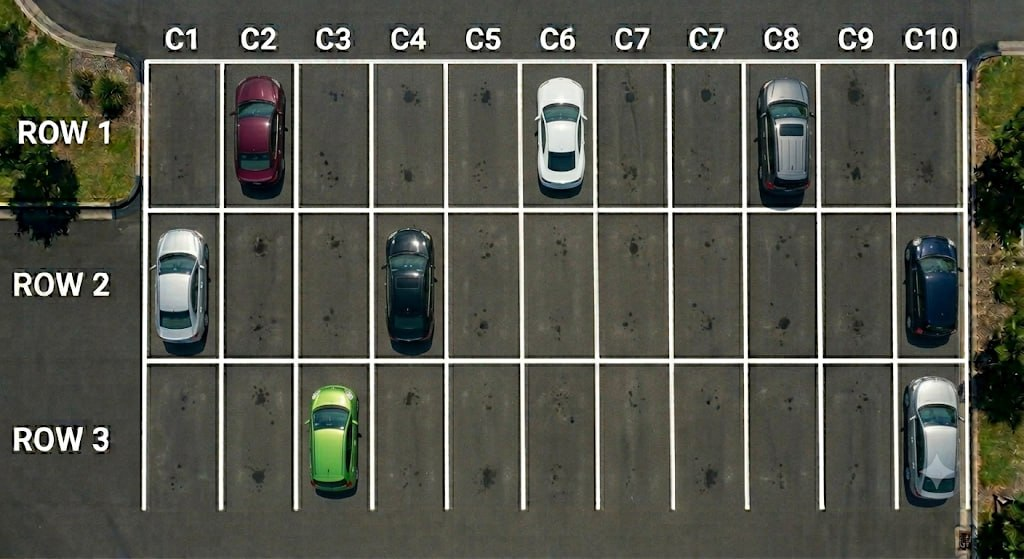
#> input picture parking-detector/images/WhatsApp_Image_2026-06-11_at_05.38.39.jpeg, 1024 x 559 px
$ python calibrate.py --image ../images/WhatsApp_Image_2026-06-11_at_05.38.39.jpeg
#> lines starting #> are read from the running program, lines starting #| are printed output that depends on the picture; after the words box and inside, x2 and y2 are one past the last pixel; in counts of white or black regions, pixels touching at a corner belong together
# -*- coding: utf-8 -*-
import sys, io
if sys.stdout.encoding and sys.stdout.encoding.lower() != 'utf-8':
    sys.stdout = io.TextIOWrapper(sys.stdout.buffer, encoding='utf-8', errors='replace')
    sys.stderr = io.TextIOWrapper(sys.stderr.buffer, encoding='utf-8', errors='replace')

"""
tools/calibrate.py
------------------
Grid Alignment Calibration Tool

Draws the slot grid ON TOP of your parking lot image using the hardcoded
X_LINES and Y_LINES coordinates in config.py so you can visually verify
that the grid cells align with the actual parking slots.

Usage:
    py tools/calibrate.py --image images/your_lot.jpg
"""

import cv2
import os
import argparse

sys.path.insert(0, os.path.join(os.path.dirname(__file__), ".."))
from core.config import (
    GRID_ROWS, GRID_COLS, ROW_LABELS, Y_LINES, X_LINES
)

COLORS = [
    (255, 80,  80),   # Row a – red-ish
    (80,  255, 80),   # Row b – green-ish
    (80,  80,  255),  # Row c – blue-ish
]

def draw_calibration(image_path: str, output_path: str = None):
    img = cv2.imread(image_path)
#> img is the input picture: shape (559, 1024, 3); mean B, G, R 76.1, 85.9, 84.6
    if img is None:
        print(f"[ERROR] Cannot open: {image_path}")
        sys.exit(1)

    vis = img.copy()

    # Draw horizontal boundary lines
    for y in Y_LINES:
        cv2.line(vis, (X_LINES[0], y), (X_LINES[-1], y), (0, 255, 255), 2)
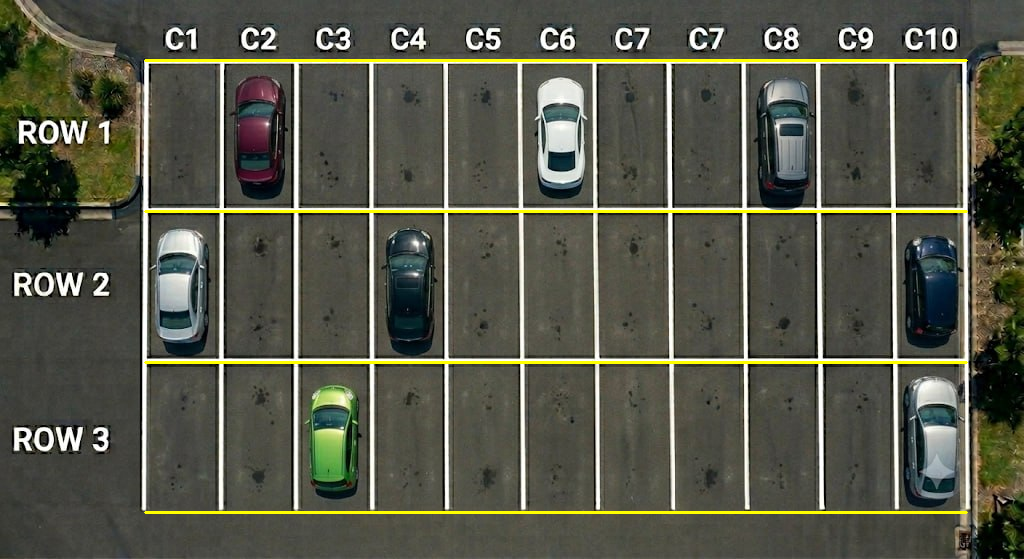
#> vis: shape (559, 1024, 3); 1.72% of pixels changed, all inside (x1, y1, x2, y2) = (144, 59, 968, 514)

    # Draw vertical boundary lines
    for x in X_LINES:
        cv2.line(vis, (x, Y_LINES[0]), (x, Y_LINES[-1]), (0, 255, 255), 2)
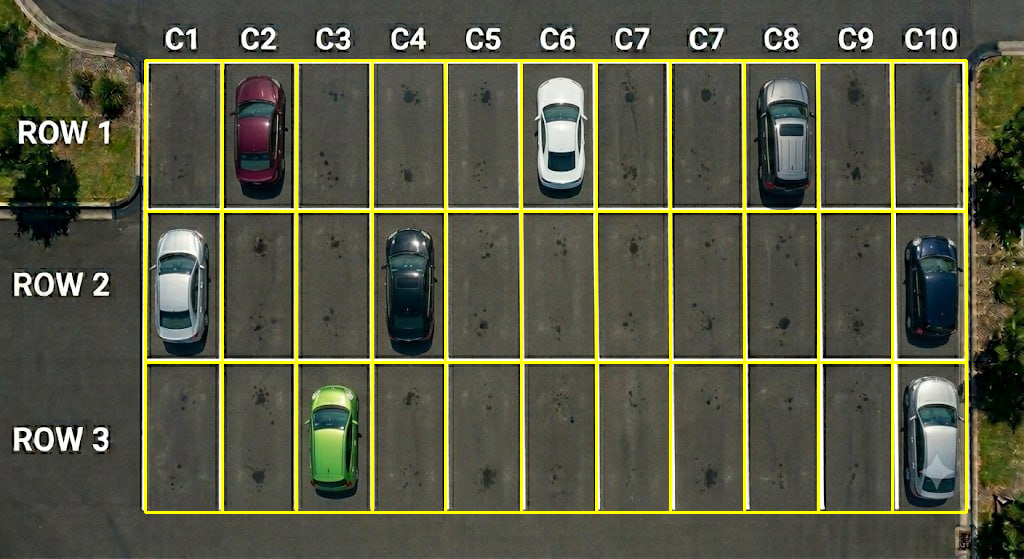
#> vis: shape (559, 1024, 3); 2.79% of pixels changed, all inside (x1, y1, x2, y2) = (144, 61, 968, 512)

    # Label each cell
    for r in range(GRID_ROWS):
        y1, y2 = Y_LINES[r], Y_LINES[r+1]
        for c in range(11):
            x1, x2 = X_LINES[c], X_LINES[c+1]

            # Map physical col to logical col ID
            if c < 6:
                lbl_c = c + 1
            elif c == 6 or c == 7:
                lbl_c = 7
            else:
                lbl_c = c

            slot_id = f"{ROW_LABELS[r]}{lbl_c}"
            color = COLORS[r % len(COLORS)]

            # Write slot_id inside the box
            cv2.putText(
                vis, slot_id,
                (x1 + 4, y2 - 6),
                cv2.FONT_HERSHEY_SIMPLEX,
                0.38,
                color, 1,
                cv2.LINE_AA,
            )
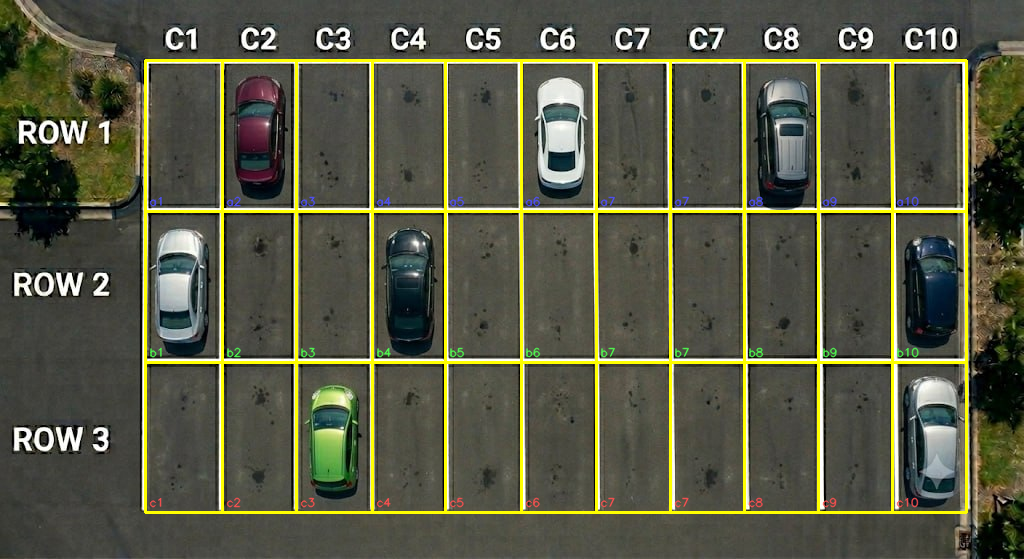
#> vis: shape (559, 1024, 3); 0.62% of pixels changed, all inside (x1, y1, x2, y2) = (149, 196, 919, 508)

    # Legend
    legend_lines = [
        "CALIBRATION MODE",
        f"Grid: {GRID_ROWS} rows x 11 physical bays (mapped to {GRID_COLS} slots)",
        "Yellow lines: Y_LINES and X_LINES coordinates from config",
        "If grid doesn't align: edit Y_LINES/X_LINES in core/config.py",
    ]
    for i, line in enumerate(legend_lines):
        cv2.putText(vis, line, (10, 20 + i * 20),
                    cv2.FONT_HERSHEY_SIMPLEX, 0.5, (0, 255, 255), 1, cv2.LINE_AA)
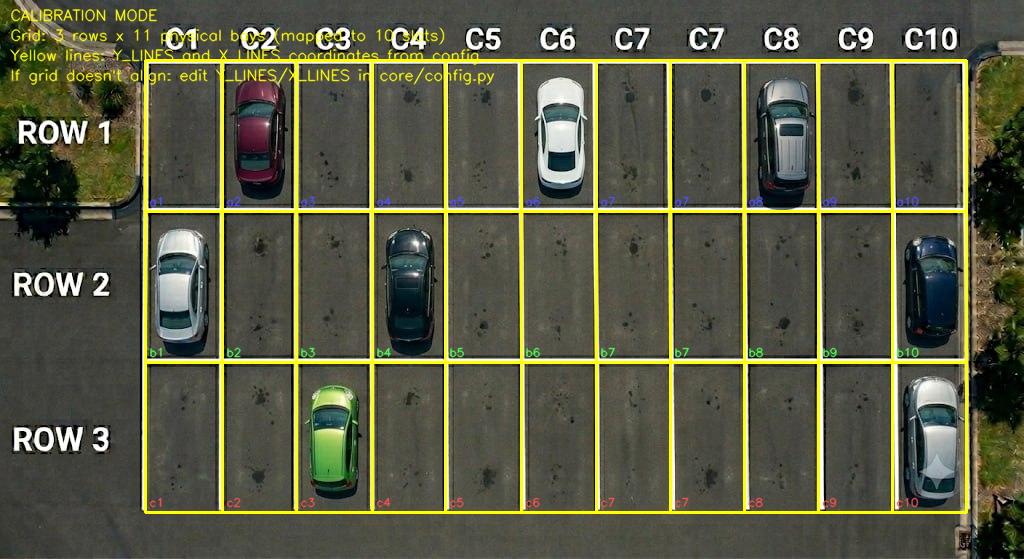
#> vis: shape (559, 1024, 3); 1.55% of pixels changed, all inside (x1, y1, x2, y2) = (9, 8, 495, 86)

    # Save
    if output_path is None:
        base, ext = os.path.splitext(image_path)
        output_path = base + "_calibration" + (ext or ".jpg")

    cv2.imwrite(output_path, vis)
    print(f"\n[Calibrate] Grid overlay saved -> {output_path}")
    print(f"[Calibrate] Open it and check that each cell aligns with a parking slot.\n")

if __name__ == "__main__":
    parser = argparse.ArgumentParser(description="Parking grid calibration tool")
    parser.add_argument("--image",  required=True, help="Path to a parking lot image")
    parser.add_argument("--output", default=None,  help="Custom output path")
    args = parser.parse_args()
    draw_calibration(args.image, args.output)

$ run again, on parking-detector/images/WhatsApp_Image_2026-06-11_at_07.57.43.jpeg
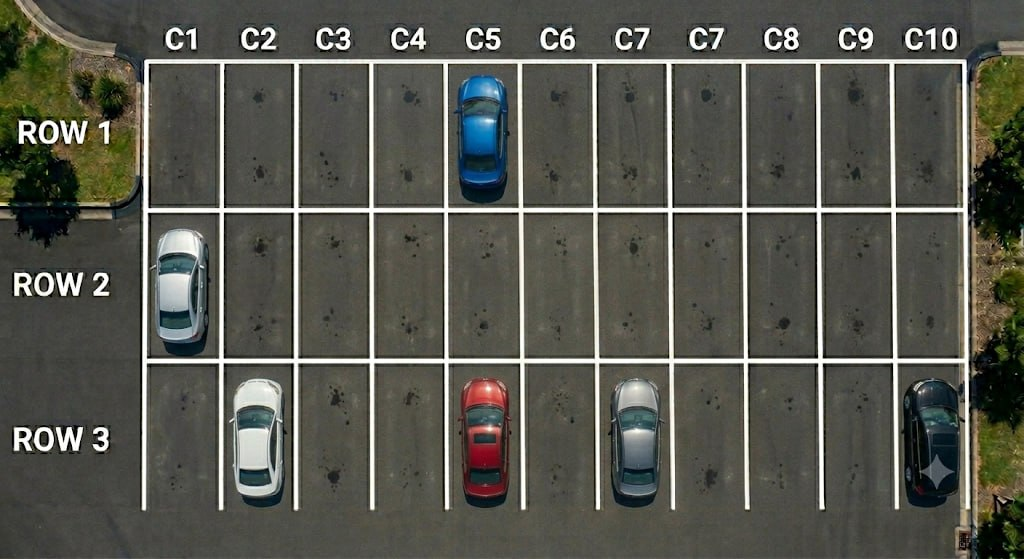
#> input picture parking-detector/images/WhatsApp_Image_2026-06-11_at_07.57.43.jpeg, 1024 x 559 px
#> in draw_calibration, img is the input picture: shape (559, 1024, 3); mean B, G, R 78.6, 87.2, 86.6
#> after the loop in draw_calibration, `for r in range(GRID_ROWS):`:
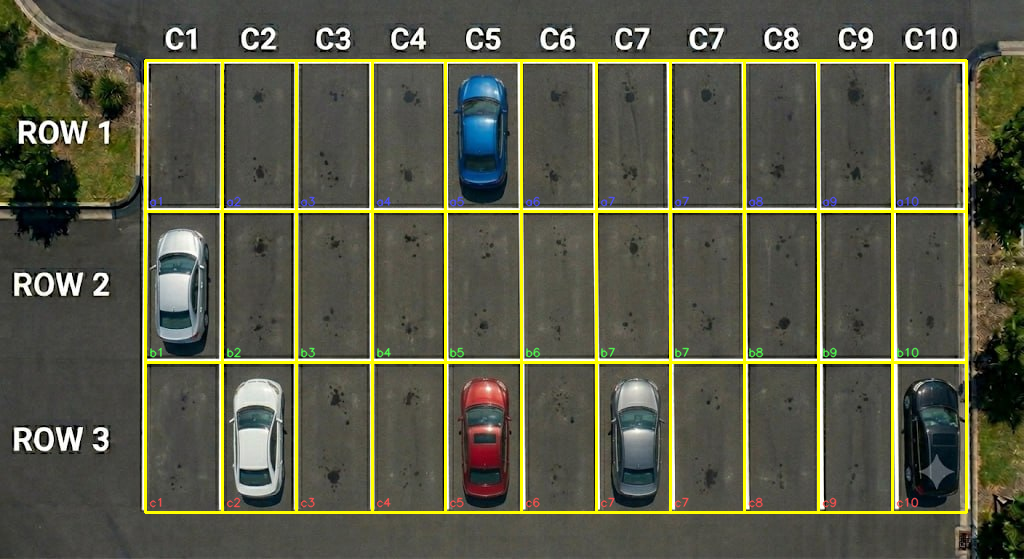
#> vis: shape (559, 1024, 3); mean B, G, R 69.8, 89.6, 88.9
#> after the loop in draw_calibration, `for i, line in enumerate(legend_lines):`:
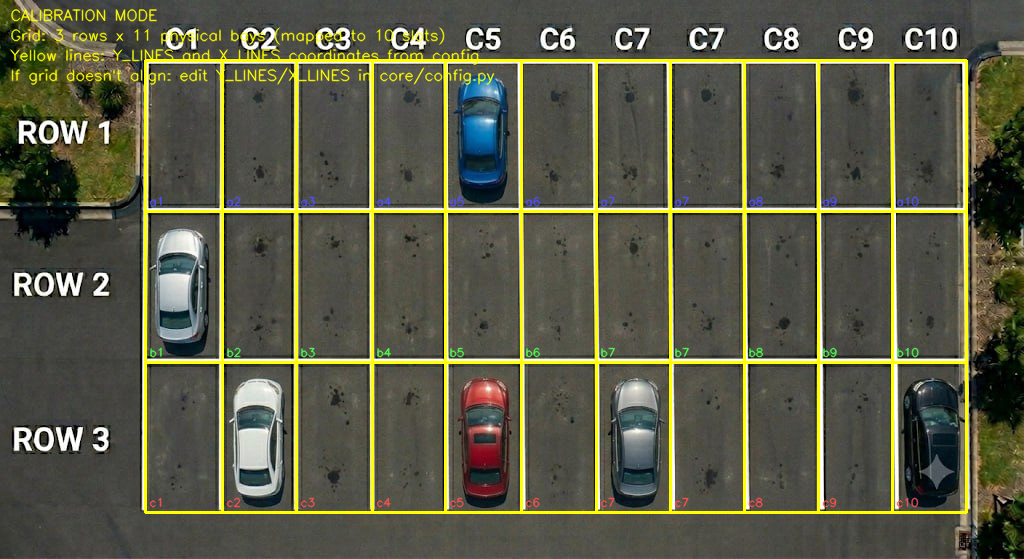
#> vis: shape (559, 1024, 3); 1.55% of pixels changed, all inside (x1, y1, x2, y2) = (9, 8, 495, 86)

$ run again, on parking-detector/images/WhatsApp_Image_2026-06-11_at_07.57.42_1.jpeg
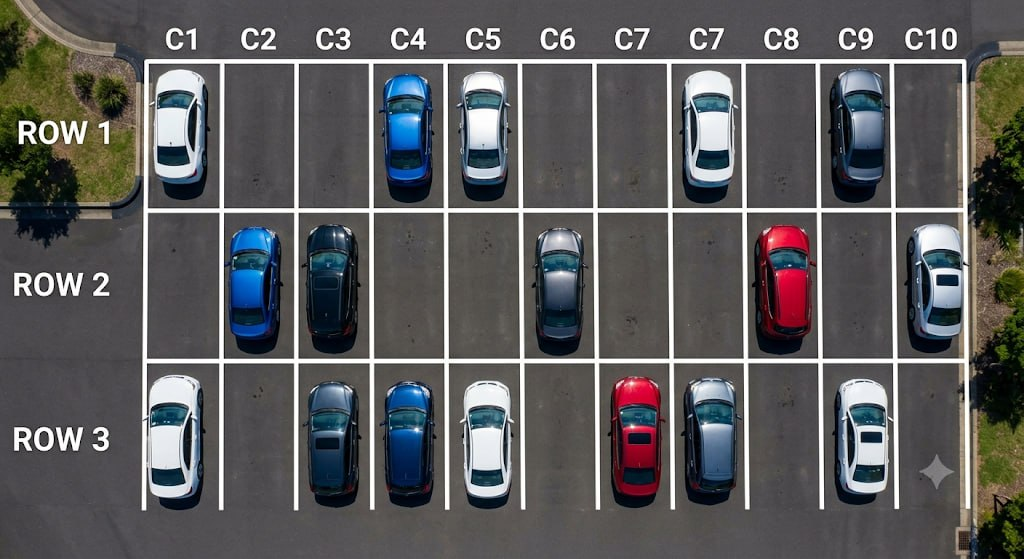
#> input picture parking-detector/images/WhatsApp_Image_2026-06-11_at_07.57.42_1.jpeg, 1024 x 559 px
#> in draw_calibration, img is the input picture: shape (559, 1024, 3); mean B, G, R 92.3, 91.5, 91.8
#> after the loop in draw_calibration, `for r in range(GRID_ROWS):`:
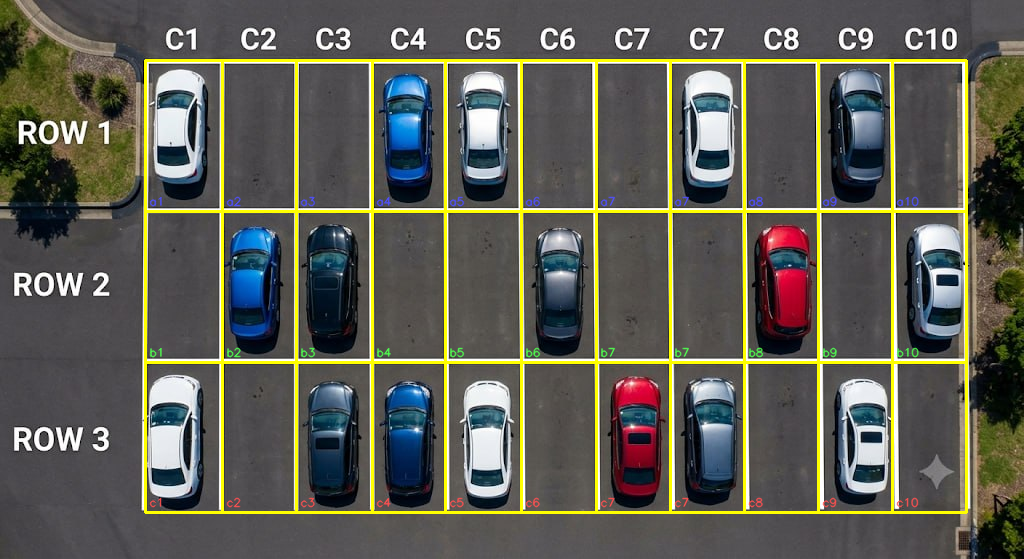
#> vis: shape (559, 1024, 3); mean B, G, R 82.8, 93.5, 93.7
#> after the loop in draw_calibration, `for i, line in enumerate(legend_lines):`:
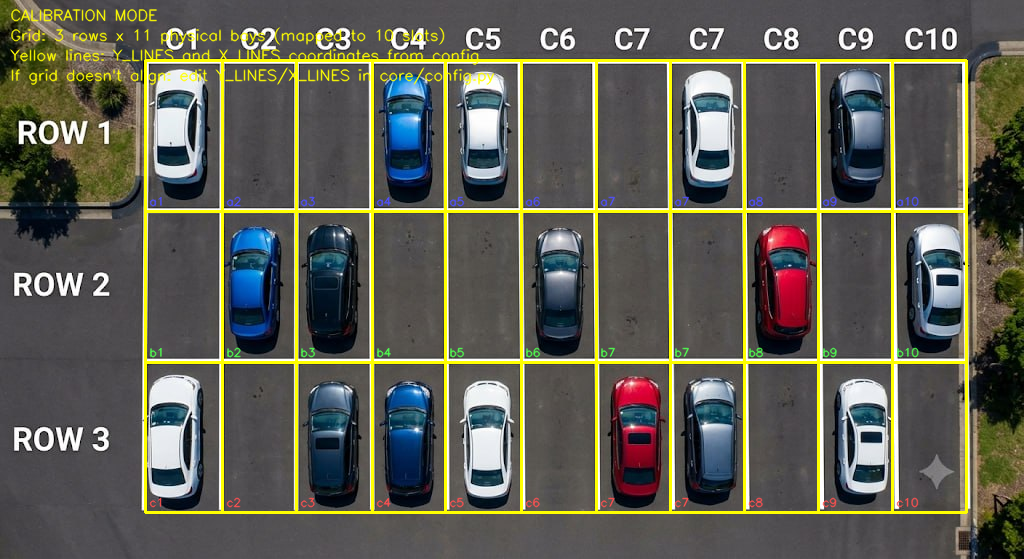
#> vis: shape (559, 1024, 3); 1.55% of pixels changed, all inside (x1, y1, x2, y2) = (9, 8, 495, 86)
